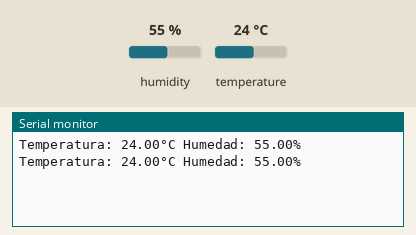
The sketch below on a simulated Arduino Uno, built with avr-gcc and run on an emulated ATmega328P. Parts: the last lines printed to the serial monitor. Inputs (shaded band) come from the test bench; at power-on: humidity 55 %, temperature 24 °C.

Above: at 5.8 s.
5.9 s: humidity set to 22 %
At 11.0 s:
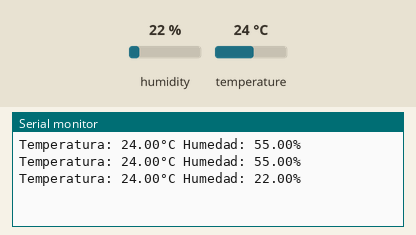
11.9 s: temperature set to 12 °C
At 15.7 s:
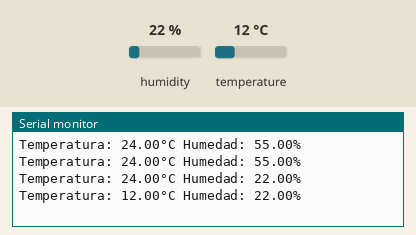
17.9 s: humidity set to 40 %
At 21.5 s:
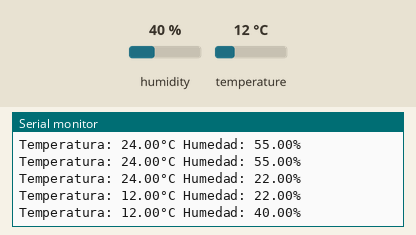
Timing chart, 0 to 23.0 s (numbered marks = the images above; inputs shaded):
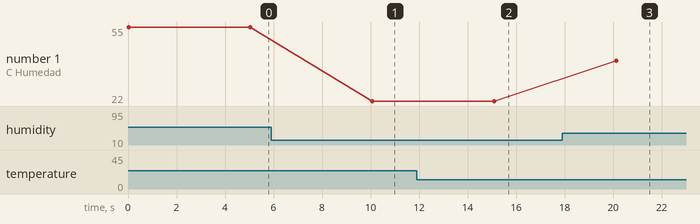

Measured:
- after the input at 5.9 s, the serial monitor: prints a new line after 4.2 s (image 1)
- after the input at 11.9 s, the serial monitor: prints a new line after 3.2 s (image 2)
- after the input at 17.9 s, the serial monitor: prints a new line after 2.2 s (image 3)
- plotted number 1: 55 → 22 after the input at 5.9 s, 22 → 40 after the input at 17.9 s

The sketch:

temperatura.ino
```cpp
#include <DHT.h>
#define DHTPIN 2
#define DHTTYPE DHT11

DHT dht(DHTPIN, DHTTYPE);

void setup() {
  Serial.begin(9600);
  dht.begin();
}

void loop() {
  float temperatura = dht.readTemperature();
  float humedad = dht.readHumidity();

  Serial.print("Temperatura: ");
  Serial.print(temperatura);
  Serial.print("°C");

  Serial.print(" Humedad: ");
  Serial.print(humedad);
  Serial.println("%");

  delay(5000);
}
```
